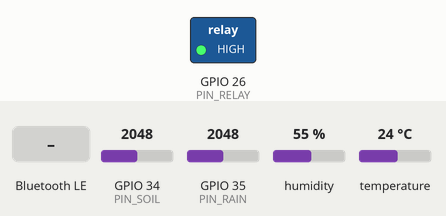
The sketch below on a simulated ESP32. On the bench: switched loads named in the sketch (green lamp = pin HIGH). Inputs (shaded band) come from the test bench; at power-on: GPIO 34 (PIN_SOIL) = 2048, GPIO 35 (PIN_RAIN) = 2048, humidity 55 %, temperature 24 °C. Nothing arrives over Bluetooth unless stated; a phone connects over Bluetooth LE 3 s after start; what the sketch prints to the serial monitor is not drawn.

Above: at 1.2 s.
1.3 s: Bluetooth LE write "ON" received
At 1.8 s:
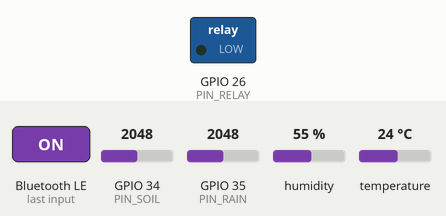
5.0 s: GPIO 34 (PIN_SOIL) set to 2367
7.2 s: GPIO 34 (PIN_SOIL) set to 2508
At 9.1 s:
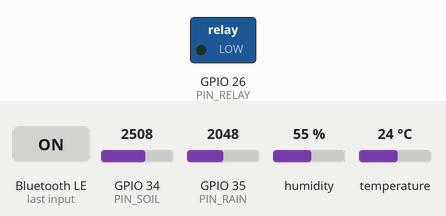
9.5 s: GPIO 34 (PIN_SOIL) set to 2120
11.2 s: GPIO 34 (PIN_SOIL) set to 1996
At 13.3 s:
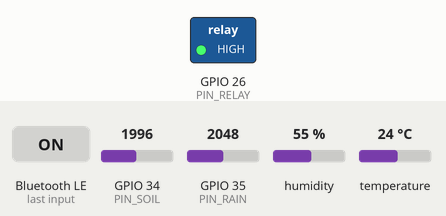
Timing chart, 0 to 14.5 s (numbered marks = the images above; inputs shaded):
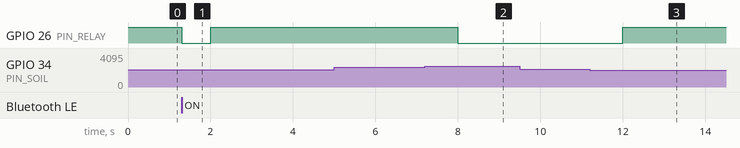

The sketch:

hydrix_farm.ino
```cpp
/* ============================================================
   Hydrix Smart Farm — ESP32 (BLE + حساسات + مضخة)
   ------------------------------------------------------------
   يتصل بتطبيق Hydrix عبر البلوتوث (BLE UART):
     Service : 0000ffe0-0000-1000-8000-00805f9b34fb
     RX (ffe1): يستقبل أوامر من التطبيق
     TX (ffe2): يرسل قراءات JSON للتطبيق كل ثانيتين

   الأوامر المقبولة من التطبيق:
     ON          تشغيل المضخة (يدوي)
     OFF         إيقاف المضخة
     T5/T10/T15/T30   ري مؤقت بالدقائق
     SMART_ON    تفعيل الري الذكي
     SMART_OFF   إيقاف الري الذكي
     TH:40,60    ضبط حدود الري الذكي (بدء 40% / توقف 60%)
     PING        اختبار الاتصال (يرد PONG)

   الحساسات:
     Soil Moisture  → GPIO 34 (ADC)
     Rain Sensor    → GPIO 35 (ADC)
     DHT22          → GPIO 4
     Relay (المضخة) → GPIO 26 (نشط بمستوى منخفض LOW = تشغيل)

   المكتبات المطلوبة: "DHT sensor library" (بمرافقتها Adafruit Unified Sensor)
   مكتبة BLE مدمجة مع لوحات ESP32 في Arduino IDE.
   ============================================================ */

#include <BLEDevice.h>
#include <BLEServer.h>
#include <BLEUtils.h>
#include <BLE2902.h>
#include <DHT.h>

// ---------- الإعدادات ----------
#define SERVICE_UUID "0000ffe0-0000-1000-8000-00805f9b34fb"
#define RX_CHAR_UUID "0000ffe1-0000-1000-8000-00805f9b34fb"
#define TX_CHAR_UUID "0000ffe2-0000-1000-8000-00805f9b34fb"

#define PIN_SOIL  34
#define PIN_RAIN  35
#define PIN_DHT   4
#define PIN_RELAY 26

// معايرة حساس الرطوبة: اقرأ القيم الخام جافة/مبللة وعدّلها
int SOIL_DRY = 3200;   // القراءة الخام في هواء جاف
int SOIL_WET = 1300;   // القراءة الخام داخل الماء

#define RAIN_WET_RAW 2000   // أقل من كده = مطر
#define RELAY_ON  LOW       // معظم وحدات الريلي نشطة بـ LOW
#define RELAY_OFF HIGH

int smartStart = 40;        // يبدأ الري تحت هذه النسبة (تتغير من التطبيق)
int smartStop = 60;         // يتوقف عند هذه النسبة (تتغير من التطبيق)

// ---------- المتغيرات ----------
DHT dht(PIN_DHT, DHT22);
BLECharacteristic *txChar;

bool pumpOn = false;
bool smartActive = true;
unsigned long timedEndsAt = 0;     // 0 = لا يوجد مؤقت
unsigned long lastNotify = 0;
unsigned long pumpOnSince = 0;     // لأمان الري اليدوي
bool deviceConnected = false;

#define MANUAL_MAX_RUN 1200000UL   // أقصى تشغيل يدوي متصل: 20 دقيقة ثم إيقاف أمان

float tempC = 0, humAir = 0;
int moisturePct = 0;
bool raining = false;

// ---------- أدوات ----------
int readMoisturePct() {
  int raw = analogRead(PIN_SOIL);
  int pct = map(raw, SOIL_DRY, SOIL_WET, 0, 100);
  return constrain(pct, 0, 100);
}

bool readRain() {
  return analogRead(PIN_RAIN) < RAIN_WET_RAW;
}

void setPump(bool on) {
  pumpOn = on;
  digitalWrite(PIN_RELAY, on ? RELAY_ON : RELAY_OFF);
}

void notifyState() {
  if (!deviceConnected) return;
  String json = "{\"moist\":" + String(moisturePct) +
                ",\"temp\":" + String(tempC, 1) +
                ",\"hum\":" + String(humAir, 0) +
                ",\"rain\":" + String(raining ? 1 : 0) +
                ",\"pump\":" + String(pumpOn ? 1 : 0) +
                ",\"smart\":" + String(smartActive ? 1 : 0) +
                ",\"th\":[" + String(smartStart) + "," + String(smartStop) + "]}";
  txChar->setValue((uint8_t *)json.c_str(), json.length());
  txChar->notify();
}

// استقبال حدود الري الجديدة من التطبيق: "TH:40,60"
void applyThresholds(const String &cmd) {
  int comma = cmd.indexOf(',');
  if (comma == -1) return;
  int on = cmd.substring(3, comma).toInt();
  int off = cmd.substring(comma + 1).toInt();
  if (on >= 10 && off <= 95 && on < off) {
    smartStart = on;
    smartStop = off;
    Serial.printf("حدود جديدة: بدء %d%% توقف %d%%\n", smartStart, smartStop);
  }
}

// ---------- استقبال أوامر التطبيق ----------
class RxCallbacks : public BLECharacteristicCallbacks {
  void onWrite(BLECharacteristic *ch) override {
    String cmd = String(ch->getValue().c_str());
    cmd.trim();
    cmd.toUpperCase();
    Serial.println("CMD: " + cmd);

    if (cmd == "ON") {
      timedEndsAt = 0;
      setPump(true);
    } else if (cmd == "OFF") {
      timedEndsAt = 0;
      setPump(false);
    } else if (cmd.startsWith("T")) {
      int minutes = cmd.substring(1).toInt();   // T5 / T10 / T15 / T30
      if (minutes > 0 && minutes <= 120) {
        timedEndsAt = millis() + (unsigned long)minutes * 60000UL;
        setPump(true);
      }
    } else if (cmd == "SMART_ON") {
      smartActive = true;
    } else if (cmd == "SMART_OFF") {
      smartActive = false;
      setPump(false);
    } else if (cmd.startsWith("TH:")) {
      applyThresholds(cmd);
    } else if (cmd == "PING") {
      String pong = "PONG";
      txChar->setValue((uint8_t *)pong.c_str(), pong.length());
      txChar->notify();
    }
  }
};

class ServerCallbacks : public BLEServerCallbacks {
  void onConnect(BLEServer *) override {
    deviceConnected = true;
    Serial.println("BLE: متصل");
  }
  void onDisconnect(BLEServer *) override {
    deviceConnected = false;
    Serial.println("BLE: انقطع الاتصال");
    BLEDevice::startAdvertising();   // اسمح بإعادة الاتصال
  }
};

// ---------- الإعداد ----------
void setup() {
  Serial.begin(115200);
  pinMode(PIN_RELAY, OUTPUT);
  digitalWrite(PIN_RELAY, RELAY_OFF);
  dht.begin();

  BLEDevice::init("Hydrix Farm");
  BLEServer *server = BLEDevice::createServer();
  server->setCallbacks(new ServerCallbacks());

  BLEService *service = server->createService(SERVICE_UUID);

  BLECharacteristic *rx = service->createCharacteristic(
      RX_CHAR_UUID, BLECharacteristic::PROPERTY_WRITE);
  rx->setCallbacks(new RxCallbacks());

  txChar = service->createCharacteristic(
      TX_CHAR_UUID, BLECharacteristic::PROPERTY_NOTIFY);
  txChar->addDescriptor(new BLE2902());

  service->start();

  BLEAdvertising *adv = BLEDevice::getAdvertising();
  adv->addServiceUUID(SERVICE_UUID);
  adv->setScanResponse(true);
  BLEDevice::startAdvertising();

  Serial.println("Hydrix جاهز — اسم الجهاز: Hydrix Farm");
}

// ---------- الحلقة الرئيسية ----------
void loop() {
  unsigned long now = millis();

  if (now - lastNotify >= 2000) {
    lastNotify = now;
    moisturePct = readMoisturePct();
    raining = readRain();
    float t = dht.readTemperature();
    float h = dht.readHumidity();
    if (!isnan(t)) tempC = t;
    if (!isnan(h)) humAir = h;

    // انتهاء الري المؤقت
    if (timedEndsAt != 0 && now >= timedEndsAt) {
      timedEndsAt = 0;
      setPump(false);
      Serial.println("انتهى الري المؤقت");
    }

    // أمان الري اليدوي: لو الموبايل انفصل والمضخة شغالة، توقف لوحدها بعد 20 دقيقة
    if (pumpOn && pumpOnSince == 0) pumpOnSince = now;
    if (!pumpOn) pumpOnSince = 0;
    if (pumpOn && timedEndsAt == 0 && !smartActive &&
        pumpOnSince != 0 && now - pumpOnSince >= MANUAL_MAX_RUN) {
      setPump(false);
      Serial.println("إيقاف أمان: انتهى أقصى زمن للتشغيل اليدوي");
    }

    // منطق الري الذكي على الجهاز نفسه (يعمل حتى لو التطبيق مقفل)
    if (smartActive && timedEndsAt == 0) {
      if (!pumpOn && moisturePct < smartStart && !raining) setPump(true);
      else if (pumpOn && (moisturePct >= smartStop || raining)) setPump(false);
    }

    notifyState();

    Serial.printf("رطوبة: %d%% | حرارة: %.1f | رطوبة جو: %.0f | مطر: %d | مضخة: %d | ذكي: %d\n",
                  moisturePct, tempC, humAir, raining, pumpOn, smartActive);
  }
}
```

Measured:
- the behaviour switches between 2061 and 2060 on GPIO 34 (PIN_SOIL) (found by bisection; images 2 and 3)
- after the input at 1.3 s, GPIO 26 (PIN_RELAY): HIGH → LOW at once, → HIGH 0.71 s later
- after the input at 5.0 s, every drawn part: stays the same
- after the input at 7.2 s, GPIO 26 (PIN_RELAY): HIGH → LOW after 0.80 s
- after the input at 9.5 s, every drawn part: stays the same
- after the input at 11.2 s, GPIO 26 (PIN_RELAY): LOW → HIGH after 0.80 s
